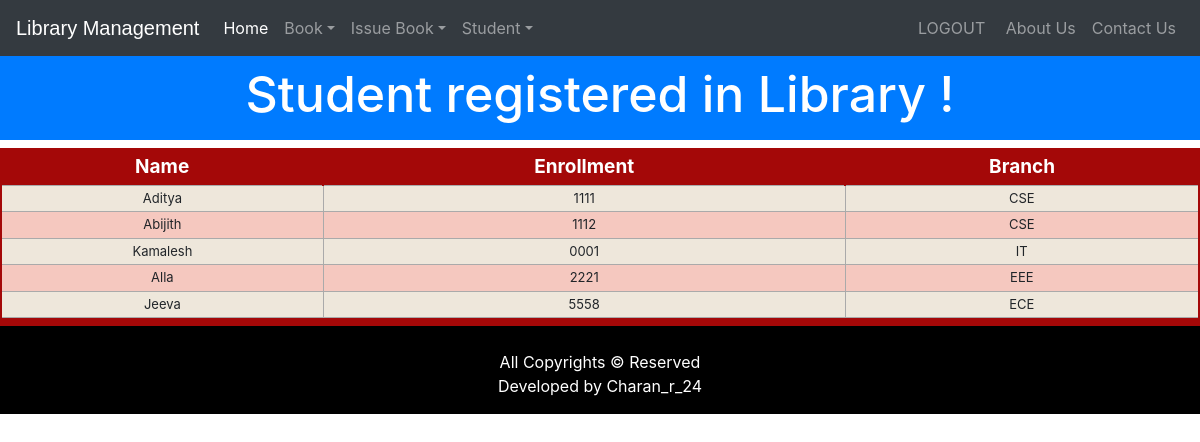
The app's page /viewstudent (signed in) with its own data.
### library/models.py (models this page shows, shortened)
class StudentExtra(models.Model):
    user=models.OneToOneField(User,on_delete=models.CASCADE)
    enrollment = models.CharField(max_length=40)
    branch = models.CharField(max_length=40)
    @property
    def get_name(self):
        return self.user.first_name

### library/views.py (the view)
# urls.py: path('viewstudent', views.viewstudent_view),
@login_required(login_url='adminlogin')
@user_passes_test(is_admin)
def viewstudent_view(request):
    students=models.StudentExtra.objects.all()
    return render(request,'library/viewstudent.html',{'students':students})

### library/views.py (called while the page is built)
def is_admin(user):
    return user.groups.filter(name='ADMIN').exists()

### templates/library/viewstudent.html (shortened to what this page needs)
<!DOCTYPE html>
<html lang="en" dir="ltr">
  <head>
  </head>
  <body>
    {% include "library/navbaradmin.html" %}
    <br>
    <br>
    <h3 class="p-3 mb-2 bg-primary text-white" style = 'font-size: 50px;text-align:center;'>Student registered in Library !</h3>
    {% if students%}
<table class="redTable">
<thead>
<tr>
<th>Name</th>
<th>Enrollment</th>
<th>Branch</th>
</tr>
</thead>
<tfoot>
<tr>
<td colspan="3">
</td>
</tr>
</tfoot>
<tbody>
  {% for s in students %}
    <tr>
      <td>{{s.get_name}}</td>
      <td>{{s.enrollment}}</td>
      <td>{{s.branch}}</td>
    </tr>
  {% endfor %}
</tbody>
</table>
{%else%}
<h1> No Student Registered in Library</h1>
{%endif%}
  {% include "library/footer.html" %}
  </body>
</html>

### templates/library/viewstudent.html (style rules this page uses)
table.redTable { border: 2px solid #A40808; background-color: #EEE7DB; width: 100%; text-align: center; border-collapse: collapse; }
table.redTable td, table.redTable th { border: 1px solid #AAAAAA; padding: 3px 2px; }
table.redTable tbody td { font-size: 13px; }
table.redTable tr:nth-child(even) { background: #F5C8BF; }
table.redTable thead { background: #A40808; }
table.redTable thead th { font-size: 19px; font-weight: bold; color: #FFFFFF; text-align: center; border-left: 2px solid #A40808; }
table.redTable thead th:first-child { border-left: none; }
table.redTable tfoot { font-size: 13px; font-weight: bold; color: #FFFFFF; background: #A40808; }
table.redTable tfoot td { font-size: 13px; }

### records on screen
StudentExtra: get_name "Aditya", enrollment "1111", branch "CSE"
StudentExtra: get_name "Abijith", enrollment "1112", branch "CSE"
StudentExtra: get_name "Kamalesh", enrollment "0001", branch "IT"
StudentExtra: get_name "Alla", enrollment "2221", branch "EEE"
StudentExtra: get_name "Jeeva", enrollment "5558", branch "ECE"
